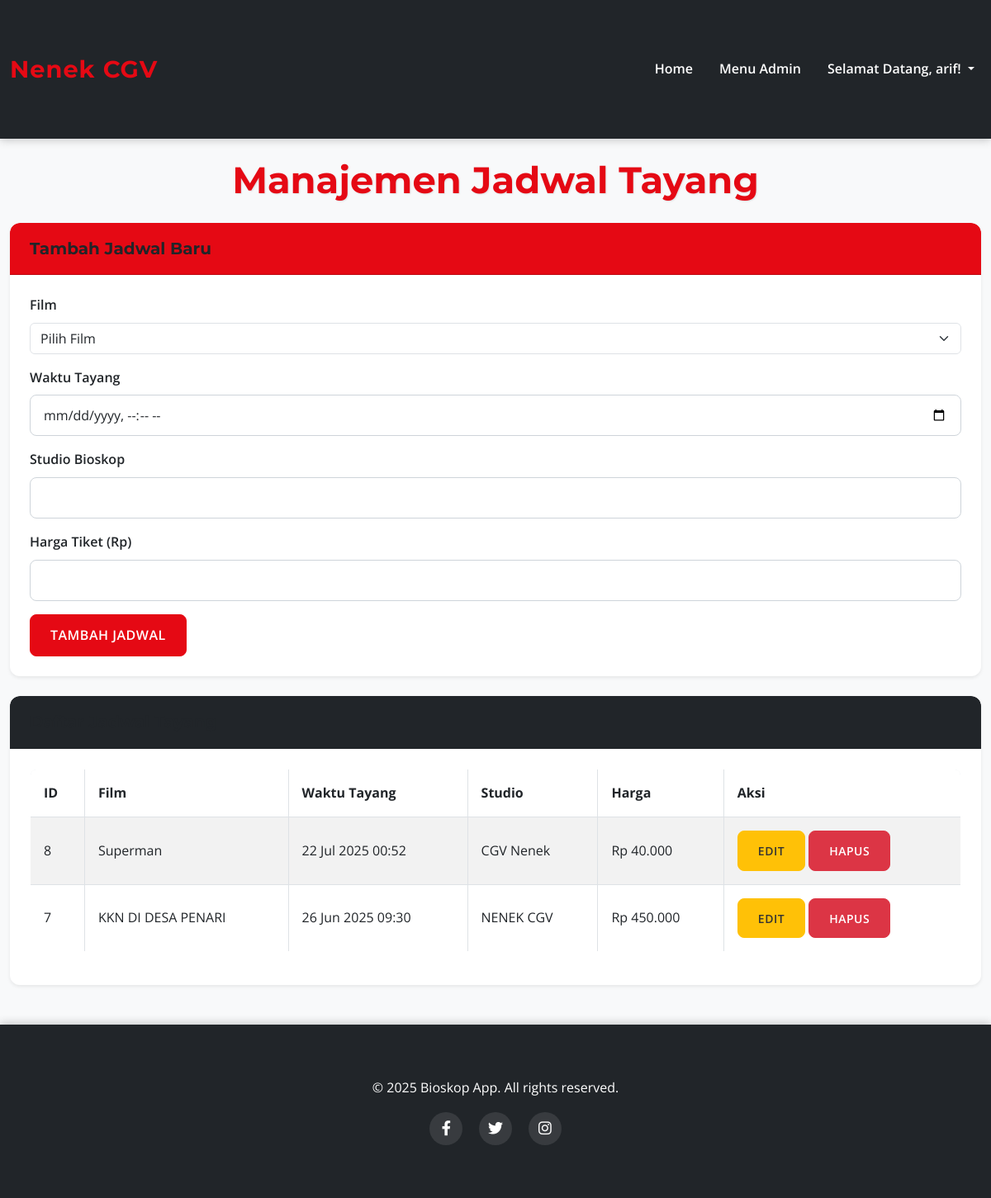
/bioskop_app/admin/schedules.php (signed in), run on the app's committed database.
### tables this page shows
CREATE TABLE `schedules` (
  `schedule_id` int(11) NOT NULL,
  `movie_id` int(11) NOT NULL,
  `show_time` datetime NOT NULL,
  `cinema_hall` varchar(50) NOT NULL,
  `price` decimal(10,2) NOT NULL
);

CREATE TABLE `movies` (
  `movie_id` int(11) NOT NULL,
  `title` varchar(255) NOT NULL,
  `genre` varchar(100) DEFAULT NULL,
  `duration` int(11) DEFAULT NULL,
  `description` text DEFAULT NULL,
  `poster_url` varchar(255) DEFAULT NULL
);

### bioskop_app/admin/schedules.php (the view, shortened to what this page needs)
<?php
include '../config/database.php';
include '../includes/header.php';
$stmt_schedules = $pdo->query("
    SELECT s.*, m.title AS movie_title
    FROM schedules s
    JOIN movies m ON s.movie_id = m.movie_id
    ORDER BY s.show_time DESC
");
$schedules = $stmt_schedules->fetchAll(PDO::FETCH_ASSOC);
?>
<h1 class="mb-4">Manajemen Jadwal Tayang</h1>
<div class="card mb-4 shadow-sm">
    <div class="card-header bg-primary text-white">
        <h5 class="mb-0">Tambah Jadwal Baru</h5>
    </div>
    <div class="card-body">
        <form method="POST">
            <div class="mb-3">
                <label for="movie_id" class="form-label">Film</label>
                <select class="form-select" id="movie_id" name="movie_id" required>
                    <option value="">Pilih Film</option>
                </select>
            </div>
            <div class="mb-3">
                <label for="show_time" class="form-label">Waktu Tayang</label>
                <input type="datetime-local" class="form-control" id="show_time" name="show_time" required>
            </div>
            <div class="mb-3">
                <label for="cinema_hall" class="form-label">Studio Bioskop</label>
                <input type="text" class="form-control" id="cinema_hall" name="cinema_hall" required>
            </div>
            <div class="mb-3">
                <label for="price" class="form-label">Harga Tiket (Rp)</label>
                <input type="number" step="0.01" class="form-control" id="price" name="price" required min="0">
            </div>
            <button type="submit" name="add_schedule" class="btn btn-primary">Tambah Jadwal</button>
        </form>
    </div>
</div>
<div class="card shadow-sm">
    <div class="card-header bg-dark text-white">
        <h5 class="mb-0">Daftar Jadwal Tayang</h5>
    </div>
    <div class="card-body">
        <?php if (empty($schedules)): ?>
            <div class="alert alert-info">Belum ada jadwal tayang yang terdaftar.</div>
        <?php else: ?>
            <div class="table-responsive">
                <table class="table table-striped table-bordered">
                    <thead>
                        <tr>
                            <th>ID</th>
                            <th>Film</th>
                            <th>Waktu Tayang</th>
                            <th>Studio</th>
                            <th>Harga</th>
                            <th>Aksi</th>
                        </tr>
                    </thead>
                    <tbody>
                        <?php foreach ($schedules as $schedule): ?>
                            <tr>
                                <td><?php echo htmlspecialchars($schedule['schedule_id']); ?></td>
                                <td><?php echo htmlspecialchars($schedule['movie_title']); ?></td>
                                <td><?php echo date('d M Y H:i', strtotime($schedule['show_time'])); ?></td>
                                <td><?php echo htmlspecialchars($schedule['cinema_hall']); ?></td>
                                <td>Rp <?php echo number_format($schedule['price'], 0, ',', '.'); ?></td>
                                <td>
                                    <button type="button" class="btn btn-sm btn-warning edit-schedule-btn"
                                            data-bs-toggle="modal" data-bs-target="#editScheduleModal"
                                            data-schedule-id="<?php echo htmlspecialchars($schedule['schedule_id']); ?>"
                                            data-movie-id="<?php echo htmlspecialchars($schedule['movie_id']); ?>"
                                            data-show-time="<?php echo date('Y-m-d\TH:i', strtotime($schedule['show_time'])); ?>"
                                            data-cinema-hall="<?php echo htmlspecialchars($schedule['cinema_hall']); ?>"
                                            data-price="<?php echo htmlspecialchars($schedule['price']); ?>">
                                        Edit
                                    </button>
                                    <a href="schedules.php?delete_id=<?php echo $schedule['schedule_id']; ?>" class="btn btn-sm btn-danger" onclick="return confirm('Yakin ingin menghapus jadwal ini?');">Hapus</a>
                                </td>
                            </tr>
                        <?php endforeach; ?>
                    </tbody>
                </table>
            </div>
        <?php endif; ?>
    </div>
</div>
<?php include '../includes/footer.php'; ?>

### bioskop_app/css/style.css (style rules this page uses)
:root { --primary-color: #E50914; --secondary-color: #212529; --accent-color: #0d6efd; --light-bg: #f8f9fa; --dark-bg: #1a1a1a; --text-color-light: #fefefe; --text-color-dark: #333; --card-bg: #ffffff; --card-shadow: 0 4px 20px rgba(0, 0, 0, 0.08); --border-radius-lg: 12px; --border-radius-md: 8px; }
body { font-family: 'Open Sans', sans-serif; background-color: var(--light-bg); color: var(--text-color-dark); line-height: 1.6; margin: 0; padding: 0; }
h1, h2, h3, h4, h5, h6 { font-family: 'Montserrat', sans-serif; font-weight: 700; color: var(--secondary-color); }
h1 { font-size: 2.8rem; margin-bottom: 1.5rem; text-align: center; color: var(--primary-color); text-shadow: 1px 1px 2px rgba(0,0,0,0.1); }
.card { border: none; border-radius: var(--border-radius-lg); box-shadow: var(--card-shadow); transition: transform 0.3s ease, box-shadow 0.3s ease; overflow: hidden; }
.card-body { padding: 1.5rem; display: flex; flex-direction: column; }
.btn { padding: 0.8rem 1.5rem; border-radius: var(--border-radius-md); font-weight: 600; transition: all 0.3s ease; text-transform: uppercase; letter-spacing: 0.5px; }
.btn-primary { background-color: var(--primary-color); border-color: var(--primary-color); }
.btn-warning { background-color: #ffc107; border-color: #ffc107; color: var(--text-color-dark); }
.btn-danger { background-color: #dc3545; border-color: #dc3545; }
.form-label { font-weight: 600; color: var(--secondary-color); margin-bottom: 0.5rem; }
.form-control { border-radius: var(--border-radius-md); padding: 0.75rem 1rem; border: 1px solid #ced4da; transition: border-color 0.3s ease, box-shadow 0.3s ease; }
.card-header { background-color: var(--secondary-color); color: var(--text-color-light); font-family: 'Montserrat', sans-serif; font-weight: 600; font-size: 1.2rem; border-top-left-radius: var(--border-radius-lg) !important; border-top-right-radius: var(--border-radius-lg) !important; padding: 1.2rem 1.5rem; }
.card-header.bg-primary { background-color: var(--primary-color) !important; }
.table { border-radius: var(--border-radius-md); overflow: hidden; border: 1px solid #dee2e6; }
.table thead { background-color: #e9ecef; color: var(--secondary-color); }
.table th, .table td { padding: 1rem; vertical-align: middle; }
.table-striped tbody tr:nth-of-type(odd) { background-color: rgba(0, 0, 0, 0.03); }

### data on the page
schedules: schedule_id "8", movie.title "Superman", show_time "22 Jul 2025 00:52", cinema_hall "CGV Nenek", price "40.000"
schedules: schedule_id "7", movie.title "KKN DI DESA PENARI", show_time "26 Jun 2025 09:30", cinema_hall "NENEK CGV", price "450.000"

### other printed values
$_SESSION['username'] "arif"
